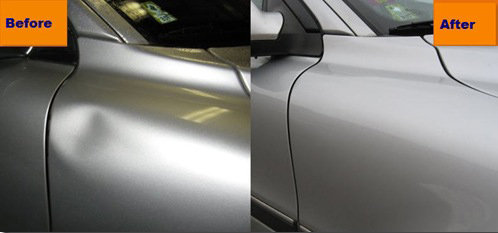
#> input picture images/five.png, 498 x 233 px
$ python gabor.py   (older library calls are emulated)
#> lines starting #> are read from the running program, lines starting #| are printed output that depends on the picture
import numpy as np
import cv2

# cv2.getGaborKernel(ksize, sigma, theta, lambda, gamma, psi, ktype)
# ksize - size of gabor filter (n, n)
# sigma - standard deviation of the gaussian function
# theta - orientation of the normal to the parallel stripes
# lambda - wavelength of the sunusoidal factor
# gamma - spatial aspect ratio
# psi - phase offset
# ktype - type and range of values that each pixel in the gabor kernel can hold

##############

g_kernel = cv2.getGaborKernel((21, 21), 8.0, np.pi/4, 10.0, 0.5, 0, ktype=cv2.CV_32F)

img = cv2.imread('images/five.png')
#> img is the input picture: shape (233, 498, 3); mean B, G, R 113.9, 122.2, 127.6
img = cv2.cvtColor(img, cv2.COLOR_BGR2GRAY)
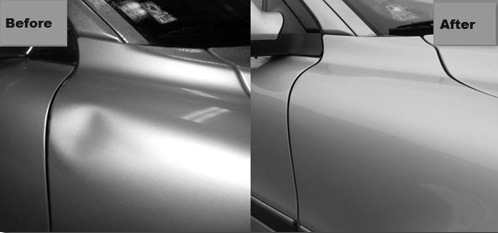
#> img: shape (233, 498); min 0, max 255, mean 122.9
filtered_img = cv2.filter2D(img, cv2.CV_8UC3, g_kernel)
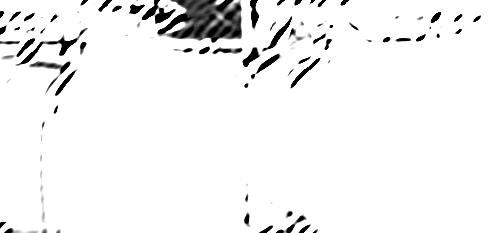
#> filtered_img: shape (233, 498); min 0, max 255, mean 242.7

cv2.imshow('image', img)
cv2.imshow('filtered image', filtered_img)

h, w = g_kernel.shape[:2]
g_kernel = cv2.resize(g_kernel, (3*w, 3*h), interpolation=cv2.INTER_CUBIC)
cv2.imshow('gabor kernel (resized)', g_kernel)
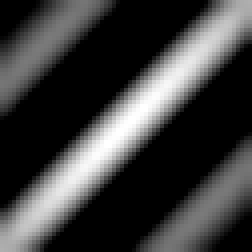
#> window 'gabor kernel (resized)': shape (63, 63) (shown 4 times larger); min 0, max 255, mean 62.3
cv2.waitKey(0)
cv2.destroyAllWindows()

$ run again, with images/s5.jpg saved as images/five.png
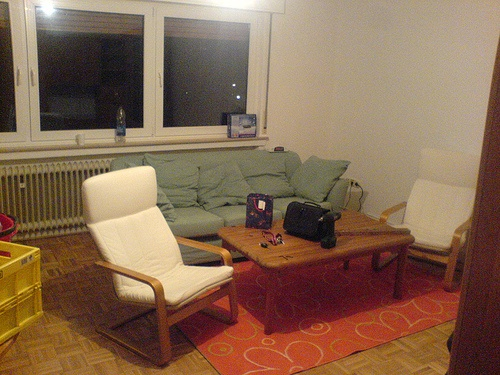
#> input picture images/s5.jpg, 500 x 375 px
#> img is the input picture: shape (375, 500, 3); mean B, G, R 81.2, 104.7, 134.2
#> `img = cv2.cvtColor(img, cv2.COLOR_BGR2GRAY)`:
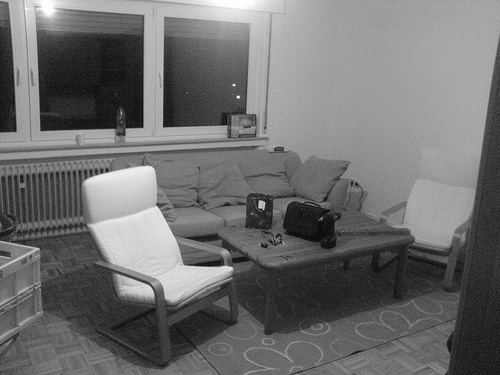
#> img: shape (375, 500); min 1, max 255, mean 110.8
#> `filtered_img = cv2.filter2D(img, cv2.CV_8UC3, g_kernel)`:
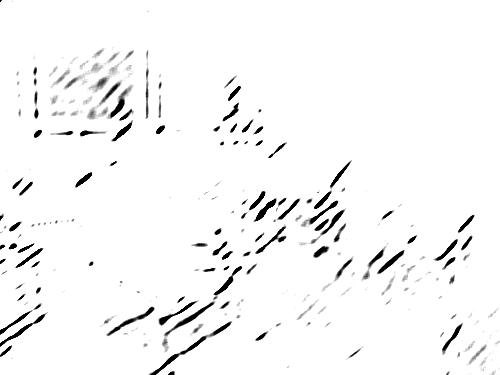
#> filtered_img: shape (375, 500); min 0, max 255, mean 246.5
